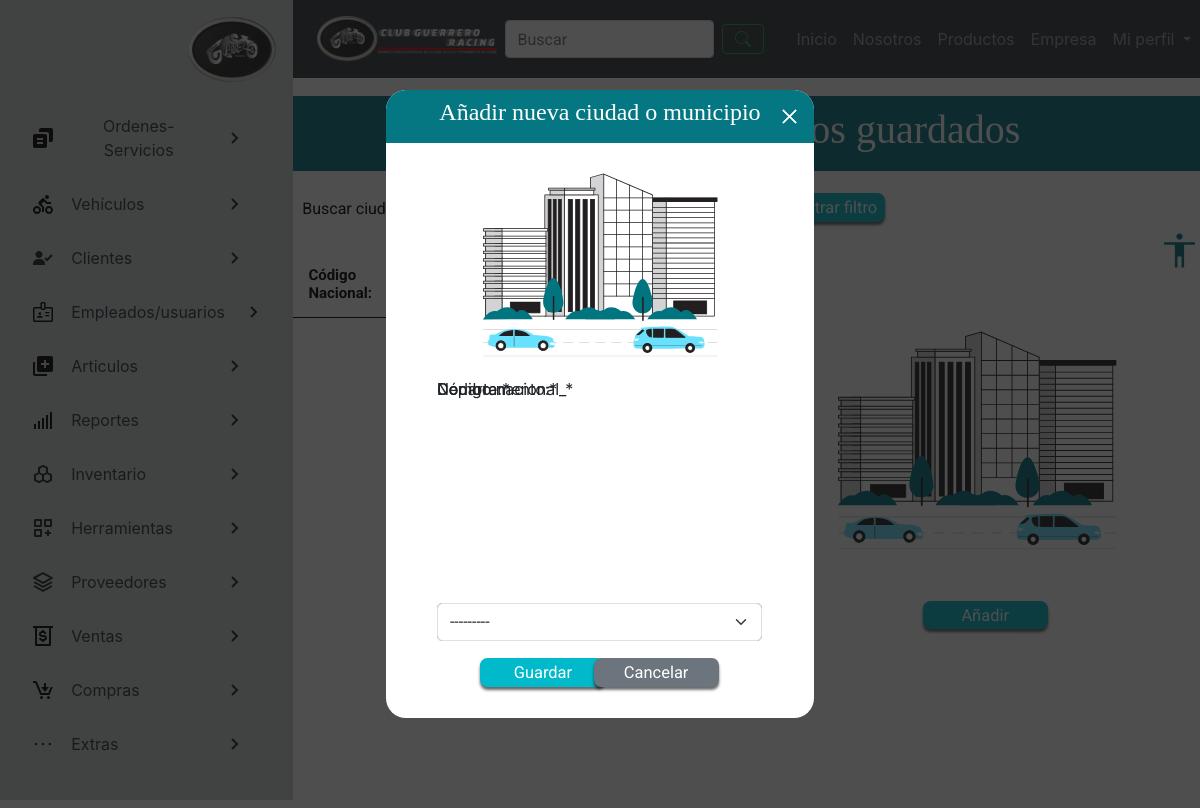
The page /extras/ciudades-municipios/ on the database as committed earlier.
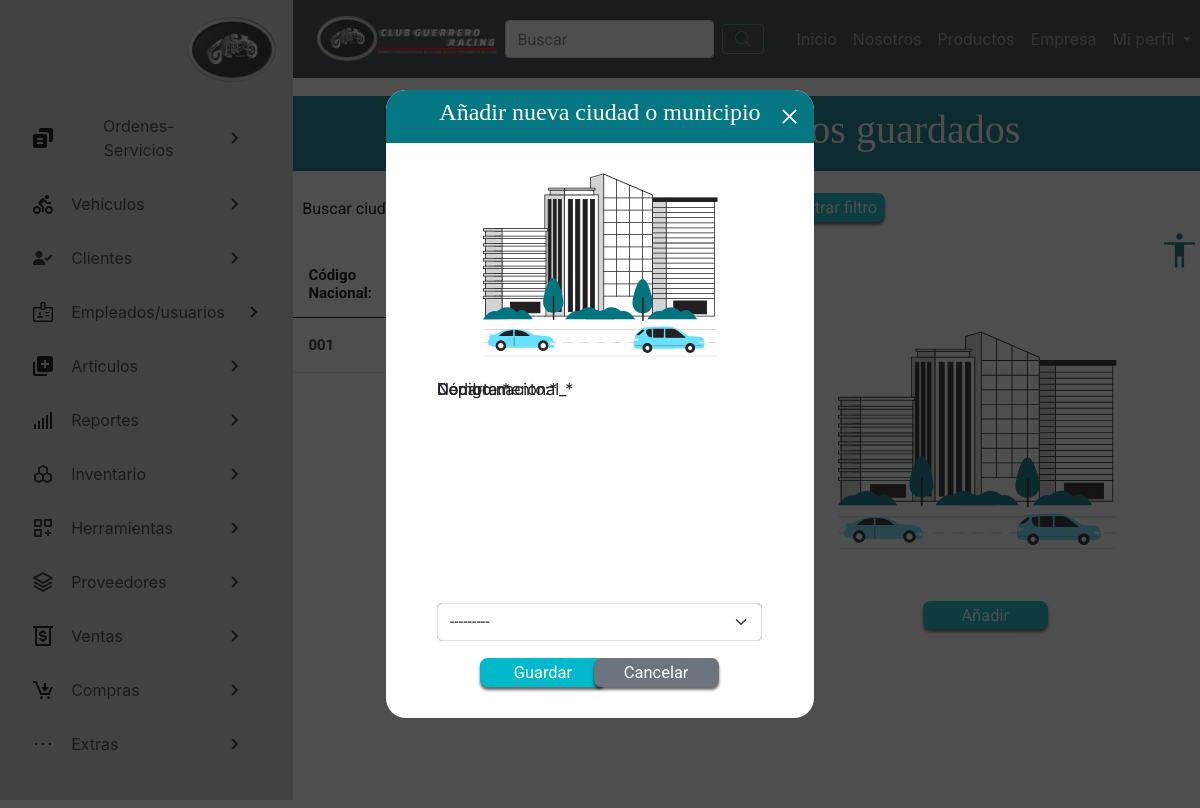
The same page on the database as committed later.
### usuarios/models.py (models this page shows, shortened)
class Ciudades(models.Model):
    id_ciudad = models.CharField(max_length=10, verbose_name="Código nacional_")
    ciu_nombre = models.CharField(max_length=45, verbose_name="Nombre:")
    tbl_departamento_iddepart = models.ForeignKey(
        Departamentos, on_delete=models.CASCADE, verbose_name="Departamento:")
    class Estado(models.TextChoices):
        ACTIVO = '1', _('Activo')
        INACTIVO = '0', _('Inactivo')
    ciu_estado = models.CharField(
        max_length=1, choices=Estado.choices, default=Estado.ACTIVO, verbose_name="Estado:")

### usuarios/views.py (the view)
# urls.py: path('extras/ciudades-municipios/', ciudades, name="ciudades"),
def ciudades(request):
    titulo = "Ciudades y municipios"
    ciudades = Ciudades.objects.filter(ciu_estado = '1')
    if request.method == "POST":
        form = CiudadesForm(request.POST)
        if form.is_valid():
            form.save()
            messages.success(
                request,f"Se agregó la ciudad o municipio {request.POST['ciu_nombre']} exitosamente"
            )
            return redirect('ciudades')
        else:
            print('Error')
    else:
        form = CiudadesForm()
    context = {
        'titulo': titulo,
        'ciudades': ciudades,
        'form': form
    }
    return render(request, 'usuarios/interfaz_ciu_municipios.html', context)

### usuarios/forms.py
class CiudadesForm(forms.ModelForm):
    class Meta:
        model= Ciudades
        exclude = ['ciu_estado']

### usuarios/models.py (called while the page is built)
    def __str__(self) -> str:
        return "%s" % (self.dep_nombre)

### main/templates/usuarios/interfaz_ciu_municipios.html (shortened to what this page needs)
{% extends 'partials/bodyApp.html' %}
{% load crispy_forms_tags %}
{% load static %}
{% block css %}
<link rel="stylesheet" href="{% static 'css/interfaz_ciu_municipios.css' %}">
{% endblock css %}
{% block contenido %}
<section>
    <div class="titulo_superior">
        <h2>Ciudades y municipios guardados</h2>
    </div>
    <div class="contenedor_form">
        <form>
            <label for="CiuBusqueda" class="label_buscar">Buscar ciudad:</label>
            <label for="FiltroCiudades" class="label_filtrar">Filtrar:</label>
            <button type="submit" id="btn_mostrar_filtro">Mostrar filtro</button>
        </form>
    </div>
    <div class="contenedor_tabla">
        <table>
            <thead>
                <tr>
                    <th>Código Nacional:</th>
                    <th>Ciudad o municipio</th>
                    <th>Departamento</th>
                    <th>Acciones</th>
                </tr>
            </thead>
            <tbody>
                {% for ciudad in ciudades %}
                <tr>
                        <td>{{ciudad.id_ciudad}}</td>
                        <td>{{ciudad.ciu_nombre}}</td>
                        <td>{{ciudad.tbl_departamento_iddepart}}</td>
                        <td>
                            <a href="{% url 'editar_ciudad' ciudad.id %}">
                            </a>
                        </td>
                </tr>
                {% endfor %}
            </tbody>
        </table>
    </div>
    <img src="{% static 'img/ilustracion_ciudades.svg' %}" alt="Ilustración relativa a ciudades" id="img1">
    <a href="#" id="btn_anadir" title="Añadir nueva ciudad">Añadir</a>
</section>
<section class="modal-form ">
    <div class="container_modal-form">
        <div class="container_h2-form">
            <h2>Añadir nueva ciudad o municipio</h2>
            <a href="#" class="modal_close-form container_cerrar-form">
                <img src="{% static 'img/cerrar.svg' %}" alt="">
            </a>
        </div>
        <img src="{% static 'img/ilustracion_ciudades.svg' %}" alt="Imagen ilustrativa a ciudades" id="img2">
        <form action="" method="POST">
            {{form|crispy}}
            <div class="frame_b">
                <button type="submit" value="Guardar" id="btn_guardar">Guardar</button>
                <button type="reset" value="Cacelar" id="btn_cancelar">Cancelar</button>
            </div>
        </form>
    </div>
</section>
{% endblock contenido %}

### main/templates/partials/bodyApp.html (shortened to what this page needs)
{% load static %}
{% load bootstrap5 %}
{% bootstrap_css %}
<!DOCTYPE html>
<html lang="es">
<head>
    <link rel="stylesheet" href="https://cdn.jsdelivr.net/npm/bootstrap@4.6.2/dist/css/bootstrap.min.css"
>
    <link rel="stylesheet" href="https://cdn.jsdelivr.net/npm/bootstrap-icons@1.9.1/font/bootstrap-icons.css">
    <link rel="stylesheet" href="{% static 'css/frm_secundaria.css' %}">
    <link rel="stylesheet" href="https://cdn.jsdelivr.net/npm/bootstrap-icons@1.9.1/font/bootstrap-icons.css">
    <link rel="stylesheet" href="{% static 'toastr/toastr.min.css' %}">
    {% block css %}
    {% endblock css %}
</head>
<body class="eliminar_scroll">
    <div class="row">
        {% include 'partials/asideApp.html' %}
        {% include 'partials/headerApp.html' %}
        <section class="container_iframe">
            {% block contenido %}
            {% endblock contenido %}
        </section>
        {% include 'partials/accessibilityMenu.html' %}
    </div>
</body>
</html>

### main/templates/partials/asideApp.html (shortened to what this page needs)
{% load static %}
<nav class="col-md-3 col-sm-12 p-0 container_nav modal- ">
    <ul class="list container_modal">
        <li class="list__item">
            <div class="text-end">
                <img src="{% static 'img/logo racing.png' %}" class="m-3" width="90" alt="">
            </div>
        </li>
        <li class="list__item list__item--click">
            <div class="list__button list__button--click">
                <img src="{% static 'aset/servicio.svg' %}" alt="" class="list__img">
                <a href="#" class="nav__link">Ordenes-Servicios</a>
                <img src="{% static 'aset/flecha.svg' %}" alt="" class="list__arrow">
            </div>
        </li>
        <li class="list__item list__item--click">
            <div class="list__button list__button--click">
                <img src="{% static 'aset/vehiculos.svg' %}" alt="" class="list__img">
                <a href="#" class="nav__link">Vehículos</a>
                <img src="{% static 'aset/flecha.svg' %}" alt="" class="list__arrow">
            </div>
        </li>
        <li class="list__item list__item--click">
            <div class="list__button list__button--click">
                <img src="{% static 'aset/clientes.svg' %}" alt="" class="list__img">
                <a href="#" class="nav__link">Clientes</a>
                <img src="{% static 'aset/flecha.svg' %}" alt="" class="list__arrow">
            </div>
        </li>
        <li class="list__item list__item--click">
            <div class="list__button list__button--click">
                <img src="{% static 'aset/empleado_usuarios.svg' %}" alt="" class="list__img" id="icono_empleado_usuarios">
                <a href="#" class="nav__link">Empleados/usuarios</a>
                <img src="{% static 'aset/flecha.svg' %}" alt="" class="list__arrow">
            </div>
        </li>
        <li class="list__item list__item--click">
            <div class="list__button list__button--click">
                <img src="{% static 'aset/articulos.svg' %}" alt="" class="list__img">
                <a href="#" class="nav__link">Articulos</a>
                <img src="{% static 'aset/flecha.svg' %}" alt="" class="list__arrow">
            </div>
        </li>
        <li class="list__item list__item--click">
            <div class="list__button list__button--click">
                <img src="{% static 'aset/reportes.svg' %}" alt="" class="list__img">
                <a href="#" class="nav__link">Reportes</a>
                <img src="{% static 'aset/flecha.svg' %}" alt="" class="list__arrow">
            </div>
        </li>
        <li class="list__item list__item--click">
            <div class="list__button list__button--click">
                <img src="{% static 'aset/inventarios.svg' %}" alt="" class="list__img">
                <a href="#" class="nav__link">Inventario</a>
                <img src="{% static 'aset/flecha.svg' %}" alt="" class="list__arrow">
            </div>
        </li>
        <li class="list__item list__item--click">
            <div class="list__button list__button--click">
                <img src="{% static 'aset/herramientas.svg' %}" alt="" class="list__img">
                <a href="#" class="nav__link">Herramientas</a>
                <img src="{% static 'aset/flecha.svg' %}" alt="" class="list__arrow">
            </div>
        </li>
        <li class="list__item list__item--click">
            <div class="list__button list__button--click">
                <img src="{% static 'aset/Proveedores.svg' %}" alt="" class="list__img">
                <a href="#" class="nav__link">Proveedores</a>
                <img src="{% static 'aset/flecha.svg' %}" alt="" class="list__arrow">
            </div>
        </li>
        <li class="list__item list__item--click">
            <div class="list__button list__button--click">
                <img src="{% static 'aset/ventas.svg' %}" alt="" class="list__img">
                <a href="#" class="nav__link">Ventas</a>
                <img src="{% static 'aset/flecha.svg' %}" alt="" class="list__arrow">
            </div>
        </li>
        <li class="list__item list__item--click">
            <div class="list__button list__button--click">
                <img src="{% static 'aset/compras.svg' %}" alt="" class="list__img">
                <a href="#" class="nav__link">Compras</a>
                <img src="{% static 'aset/flecha.svg' %}" alt="" class="list__arrow">
            </div>
        </li>
        <li class="list__item list__item--click">
            <div class="list__button list__button--click">
                <img src="{% static 'img/extras.svg' %}" alt="" class="list__img" id="icon_extras">
                <a href="#" class="nav__link">Extras</a>
                <img src="{% static 'aset/flecha.svg' %}" alt="" class="list__arrow">
            </div>
        </li>
    </ul>
</nav>

### main/templates/partials/headerApp.html (shortened to what this page needs)
{% load static %}
<div class="col-md-9 col-sm-12 p-0 eliminar_scroll">
    <nav class="navbar navbar-expand-lg navbar-dark bg-dark">
        <div class="m-2">
            <img src="{% static 'img/imagotipo_racing_transparente1.png' %}" width="180" alt="">
        </div>
        <div class="collapse navbar-collapse" id="navbarSupportedContent">
            <form class="form-inline position-relative my-2 ">
                <input class="form-control mr-sm-2" type="search" placeholder="Buscar" aria-label="Buscar">
                <button class="btn btn-outline-success " type="submit">
                    </button>
            </form>
            <ul class="navbar-nav ml-auto">
                <div class="text-end">
                    <a class="nav-link" href="{% url 'inicio-admin' %}">Inicio</a>
                </div>
                <li class="nav-item">
                    <a class="nav-link" href="#nosotros">Nosotros</a>
                </li>
                <li class="nav-item">
                    <a class="nav-link" href="#productos">Productos</a>
                </li>
                <li class="nav-item">
                    <a class="nav-link" href="#contacto">Empresa</a>
                </li>
                <li class="nav-item">
                    <div class="dropdown">
                        <a class=" dropdown-toggle nav-link"  data-toggle="dropdown" aria-expanded="false">
                          Mi perfil
                        </a>
                    </div>
                </li>
            </ul>
        </div>
    </nav>
</div>

### main/templates/partials/accessibilityMenu.html (shortened to what this page needs)
{% load static %}
<img src="{% static 'img/accesibilidad.svg' %}" alt="Botón de accesibilidad" id="btn_accesibilidad" title="Accesibilidad">

### static/css/frm_secundaria.css (style rules this page uses)
* { margin: 0; padding: 0; box-sizing: border-box; }
html, body { overflow-y: none; }
html { width: 100%; height: 100%; }
a { text-decoration: none !important; }
.nav__link { color: #303440; display: block; padding: 15px 0; text-decoration: none; }
.list { width: 100%; display: flex; flex-direction: column; border-radius: 0 16px 16px 0; background: #CCD1D1; padding: 0px; }
.list__item { list-style: none; width: 100%; text-align: center; overflow: hidden; overflow-y: none; }
.list__item--click { cursor: pointer; }
.list__button { display: flex; align-items: center; gap: 1em; width: 70%; margin: 0 auto; }
.list__arrow { margin-left: auto; transition: transform .3s; }
#icono_empleado_usuarios { width: 24px; height: 24px; }
.container_nav { height: 100vh; overflow: auto; background: #CCD1D1; }
.container_iframe { position: absolute; left: 24.45%; top: 11.92%; width: 76.07%; height: 89.11vh; background: #FFFFFF; overflow: auto; padding: 0%; }
.eliminar_scroll { width: 100%; height: 100vh; overflow: hidden; }
#icon_extras { width: 24px; height: 24px; }
#btn_accesibilidad { position: absolute; width: 65px; height: 65px; right: -1%; top: 27%; cursor: pointer; }

Rows that differ between the two databases and show on the page:
added Ciudades: id_ciudad "001"
